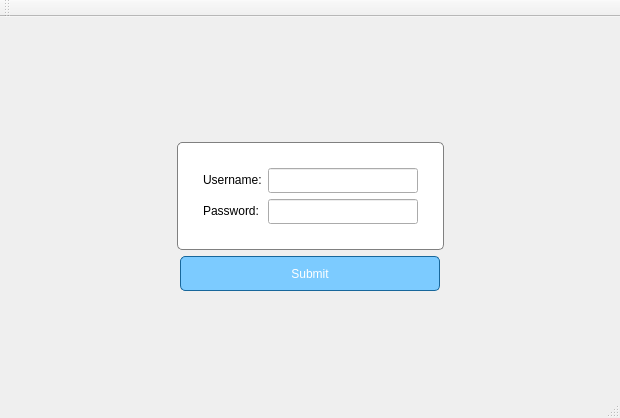
<?xml version="1.0" encoding="UTF-8"?>
<ui version="4.0">
 <class>MainWindow</class>
 <widget class="QMainWindow" name="MainWindow">
  <property name="geometry">
   <rect>
    <x>0</x>
    <y>0</y>
    <width>620</width>
    <height>418</height>
   </rect>
  </property>
  <property name="windowTitle">
   <string>MainWindow</string>
  </property>
  <property name="windowIcon">
   <iconset theme="applications-engineering"/>
  </property>
  <property name="styleSheet">
   <string notr="true"/>
  </property>
  <widget class="QWidget" name="centralWidget">
   <property name="styleSheet">
    <string notr="true">#centralWidget
{
border-image: url(:/images/login_bg.png);
}</string>
   </property>
   <layout class="QVBoxLayout" name="verticalLayout">
    <item>
     <spacer name="verticalSpacer">
      <property name="orientation">
       <enum>Qt::Vertical</enum>
      </property>
      <property name="sizeHint" stdset="0">
       <size>
        <width>20</width>
        <height>40</height>
       </size>
      </property>
     </spacer>
    </item>
    <item>
     <layout class="QHBoxLayout" name="horizontalLayout_2">
      <property name="topMargin">
       <number>20</number>
      </property>
      <item>
       <spacer name="horizontalSpacer_3">
        <property name="orientation">
         <enum>Qt::Horizontal</enum>
        </property>
        <property name="sizeHint" stdset="0">
         <size>
          <width>40</width>
          <height>20</height>
         </size>
        </property>
       </spacer>
      </item>
      <item>
       <widget class="QFrame" name="formFrame">
        <property name="styleSheet">
         <string notr="true">#formFrame
{
border: 1px solid grey;
border-radius: 5px;
background-color: white;
}</string>
        </property>
        <layout class="QFormLayout" name="formLayout">
         <property name="leftMargin">
          <number>25</number>
         </property>
         <property name="topMargin">
          <number>25</number>
         </property>
         <property name="rightMargin">
          <number>25</number>
         </property>
         <property name="bottomMargin">
          <number>25</number>
         </property>
         <item row="0" column="0">
          <widget class="QLabel" name="label">
           <property name="text">
            <string>Username:</string>
           </property>
          </widget>
         </item>
         <item row="1" column="0">
          <widget class="QLabel" name="label_2">
           <property name="text">
            <string>Password:</string>
           </property>
          </widget>
         </item>
         <item row="0" column="1">
          <widget class="QLineEdit" name="userInput">
           <property name="minimumSize">
            <size>
             <width>150</width>
             <height>25</height>
            </size>
           </property>
          </widget>
         </item>
         <item row="1" column="1">
          <widget class="QLineEdit" name="passwordInput">
           <property name="minimumSize">
            <size>
             <width>150</width>
             <height>25</height>
            </size>
           </property>
           <property name="echoMode">
            <enum>QLineEdit::Password</enum>
           </property>
          </widget>
         </item>
        </layout>
       </widget>
      </item>
      <item>
       <spacer name="horizontalSpacer_4">
        <property name="orientation">
         <enum>Qt::Horizontal</enum>
        </property>
        <property name="sizeHint" stdset="0">
         <size>
          <width>40</width>
          <height>20</height>
         </size>
        </property>
       </spacer>
      </item>
     </layout>
    </item>
    <item>
     <layout class="QHBoxLayout" name="horizontalLayout">
      <item>
       <spacer name="horizontalSpacer">
        <property name="orientation">
         <enum>Qt::Horizontal</enum>
        </property>
        <property name="sizeHint" stdset="0">
         <size>
          <width>40</width>
          <height>20</height>
         </size>
        </property>
       </spacer>
      </item>
      <item>
       <widget class="QPushButton" name="loginButton">
        <property name="minimumSize">
         <size>
          <width>260</width>
          <height>35</height>
         </size>
        </property>
        <property name="styleSheet">
         <string notr="true">border: 1px solid rgb(24, 103, 155);
border-radius: 5px;
background-color: rgb(124, 203, 255);
color: white;</string>
        </property>
        <property name="text">
         <string>Submit</string>
        </property>
       </widget>
      </item>
      <item>
       <spacer name="horizontalSpacer_2">
        <property name="orientation">
         <enum>Qt::Horizontal</enum>
        </property>
        <property name="sizeHint" stdset="0">
         <size>
          <width>40</width>
          <height>20</height>
         </size>
        </property>
       </spacer>
      </item>
     </layout>
    </item>
    <item>
     <spacer name="verticalSpacer_2">
      <property name="orientation">
       <enum>Qt::Vertical</enum>
      </property>
      <property name="sizeHint" stdset="0">
       <size>
        <width>20</width>
        <height>40</height>
       </size>
      </property>
     </spacer>
    </item>
   </layout>
  </widget>
  <widget class="QMenuBar" name="menuBar">
   <property name="geometry">
    <rect>
     <x>0</x>
     <y>0</y>
     <width>620</width>
     <height>22</height>
    </rect>
   </property>
  </widget>
  <widget class="QToolBar" name="mainToolBar">
   <attribute name="toolBarArea">
    <enum>TopToolBarArea</enum>
   </attribute>
   <attribute name="toolBarBreak">
    <bool>false</bool>
   </attribute>
  </widget>
  <widget class="QStatusBar" name="statusBar"/>
 </widget>
 <layoutdefault spacing="6" margin="11"/>
 <resources/>
 <connections/>
</ui>
